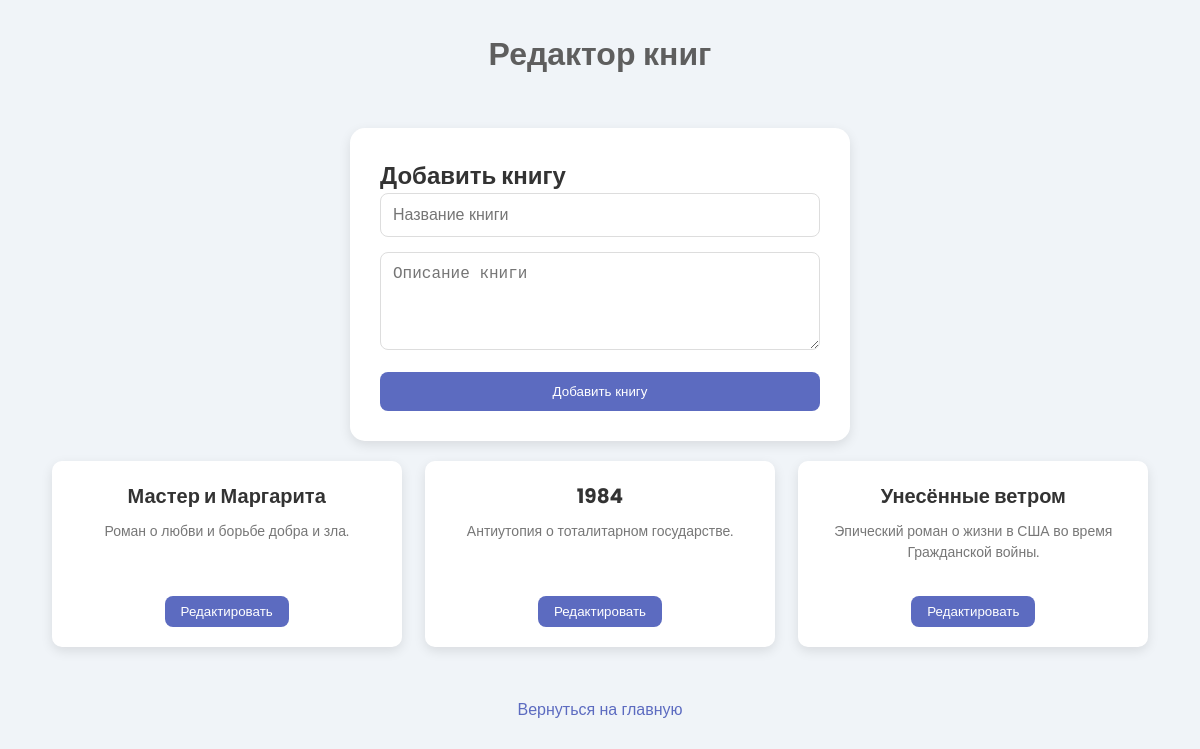
The page /redactor.php (signed in) on the database its author committed.
### tables this page shows
CREATE TABLE books (
    id INT AUTO_INCREMENT PRIMARY KEY,
    title VARCHAR(255) NOT NULL,
    author VARCHAR(255) NOT NULL,
    description TEXT NOT NULL
);

### redactor.php (the view, shortened to what this page needs)
<?php
include 'db.php';
$stmt = $pdo->prepare("SELECT * FROM books");
$stmt->execute();
$books = $stmt->fetchAll();
?>
<!DOCTYPE html>
<html lang="ru">
<head>
</head>
<body>
<h1>Редактор книг</h1>
<div class="add-form" id="addForm">
    <h2>Добавить книгу</h2>
    <form method="POST">
        <input type="text" name="title" placeholder="Название книги" required>
        <textarea name="description" rows="4" placeholder="Описание книги" required></textarea>
        <button type="submit" name="add_book">Добавить книгу</button>
    </form>
</div>
<div class="container">
    <?php foreach ($books as $book): ?>
        <div class="book-tile">
            <h3><?= htmlspecialchars($book['title']) ?></h3>
            <p><?= htmlspecialchars($book['description']) ?></p>
            <button data-toggle="edit-form" data-id="<?= $book['id'] ?>">Редактировать</button>
        </div>
    <?php endforeach; ?>
</div>
<div class="back-link">
    <a href="main.php">Вернуться на главную</a>
</div>
</body>
</html>

### redactor.php (style rules this page uses)
* { box-sizing: border-box; margin: 0; padding: 0; }
body { background-color: #f0f4f8; color: #333; font-family: 'Poppins', sans-serif; display: flex; flex-direction: column; align-items: center; padding: 30px; animation: fadeIn 1s ease-out; }
h1 { font-size: 32px; color: #5e5e5e; margin-bottom: 20px; text-align: center; font-weight: 600; opacity: 0; animation: fadeInText 1.2s forwards; }
.container { width: 100%; max-width: 1200px; display: grid; grid-template-columns: repeat(auto-fill, minmax(300px, 1fr)); gap: 20px; padding: 20px; justify-items: center; animation: fadeIn 1.5s ease-out; }
.book-tile { background-color: #fff; padding: 20px; border-radius: 10px; box-shadow: 0 4px 12px rgba(0, 0, 0, 0.1); width: 100%; max-width: 350px; text-align: center; opacity: 0; animation: slideIn 0.5s ease-out forwards; }
.book-tile h3 { font-size: 20px; color: #333; margin-bottom: 10px; transition: transform 0.3s ease; }
.book-tile p { font-size: 14px; color: #777; margin-bottom: 15px; height: 60px; overflow: hidden; }
.book-tile button { background-color: #5c6bc0; color: white; padding: 8px 16px; border: none; border-radius: 8px; cursor: pointer; transition: background-color 0.3s, transform 0.2s ease-out; animation: buttonAnim 0.3s ease-out; }
.edit-form, .add-form { width: 100%; background-color: #fff; padding: 30px; border-radius: 15px; box-shadow: 0 4px 12px rgba(0, 0, 0, 0.1); margin-top: 30px; max-width: 500px; display: none; opacity: 0; animation: fadeIn 0.6s ease-out forwards; }
.edit-form input, .edit-form textarea, .add-form input, .add-form textarea { width: 100%; padding: 12px; margin-bottom: 15px; border-radius: 8px; border: 1px solid #ddd; font-size: 16px; transition: all 0.3s ease; }
.edit-form button, .add-form button { width: 100%; padding: 12px; background-color: #5c6bc0; color: white; border: none; border-radius: 8px; cursor: pointer; transition: background-color 0.3s ease; }
.back-link { margin-top: 30px; text-align: center; animation: fadeInText 1.2s ease-out forwards; }
.back-link a { font-size: 16px; color: #5c6bc0; text-decoration: none; transition: color 0.3s; }

### rows shown on the page
books: title "Мастер и Маргарита", description "Роман о любви и борьбе добра и зла."
books: title "1984", description "Антиутопия о тоталитарном государстве."
books: title "Унесённые ветром", description "Эпический роман о жизни в США во время Гражданской войны."
